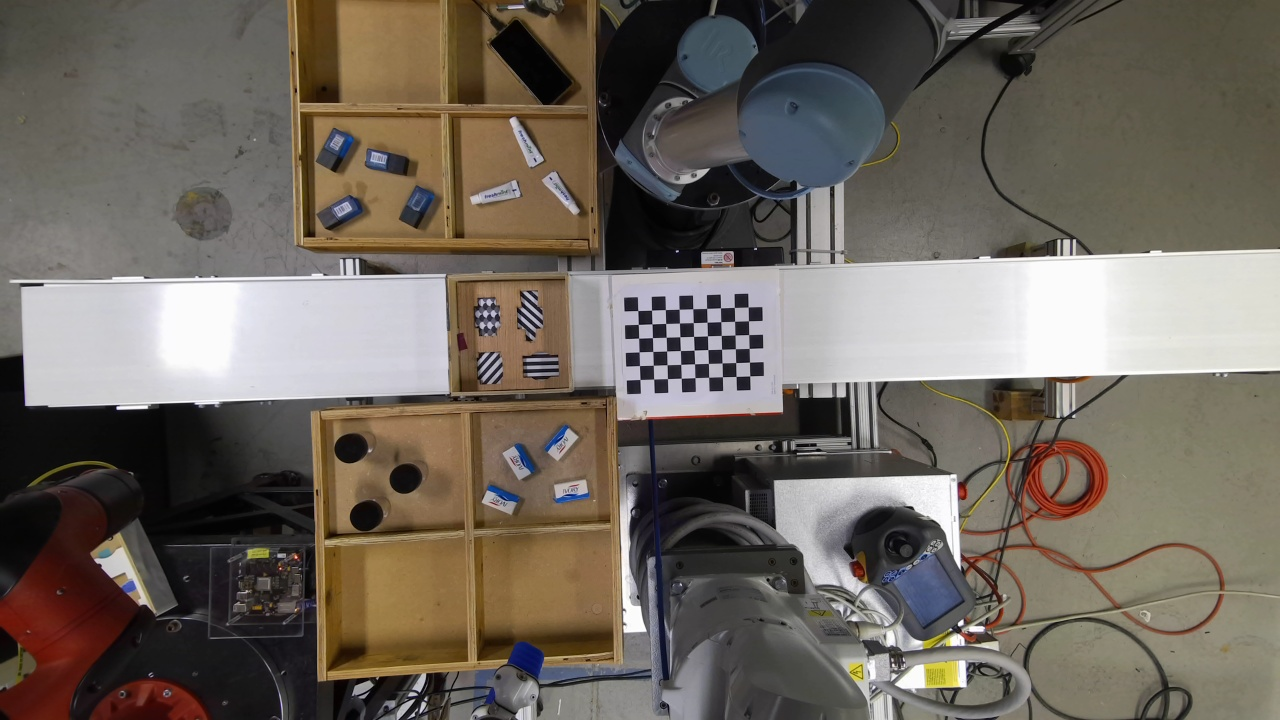
#> input picture yolo_detection/camera_calibration/kinect/calibration0.jpg, 1280 x 720 px; its folder holds 4 pictures in this run
$ python calibration.py
#> lines starting #> are read from the running program, lines starting #| are printed output that depends on the picture
import numpy as np
import cv2
import glob

# termination criteria
criteria = (cv2.TERM_CRITERIA_EPS + cv2.TERM_CRITERIA_MAX_ITER, 30, 0.001)

# prepare object points, like (0,0,0), (1,0,0), (2,0,0) ....,(6,5,0)
objp = np.zeros((6*9,3), np.float32)
objp[:,:2] = np.mgrid[0:9,0:6].T.reshape(-1,2)

# Arrays to store object points and image points from all the images.
objpoints = [] # 3d point in real world space
imgpoints = [] # 2d points in image plane.

images = glob.glob('kinect/*.jpg')

for fname in images:
    img = cv2.imread(fname)
#> img is the input picture: shape (720, 1280, 3); mean B, G, R 94.2, 103.2, 110.9
    gray = cv2.cvtColor(img,cv2.COLOR_BGR2GRAY)
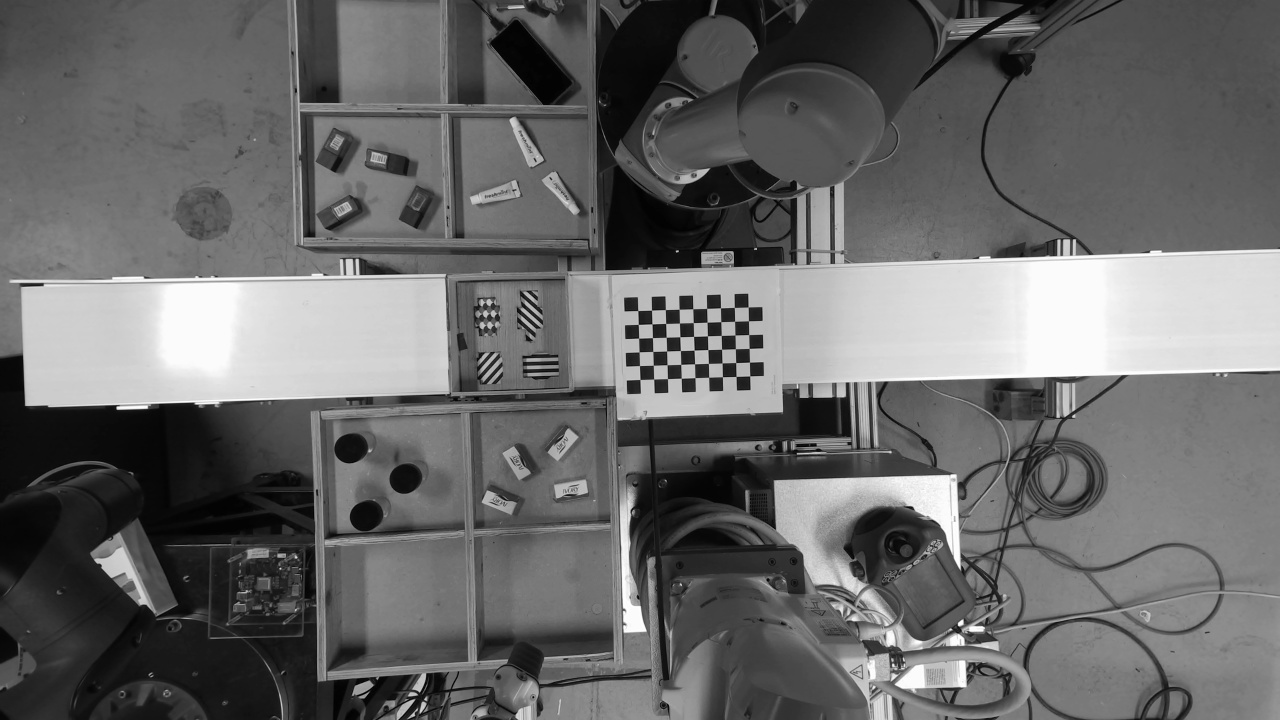
#> gray: shape (720, 1280); min 0, max 255, mean 104.5

    # Find the chess board corners
    ret, corners = cv2.findChessboardCorners(gray, (9,6),None)
#> ret = True; corners = 54 rows, first 8: [637.8, 310.5], [651.5, 310.2], [665.4, 309.6], [679.1, 309.2], [692.7, 308.7], [706.6, 308.4], [720.5, 307.8], [734.3, 307.4]

    # If found, add object points, image points (after refining them)
    if ret == True:

        objpoints.append(objp)

        corners2 = cv2.cornerSubPix(gray,corners,(11,11),(-1,-1),criteria)
#> corners2 = 54 rows, first 8: [637.8, 310.5], [651.5, 310.2], [665.4, 309.6], [679.1, 309.3], [692.8, 308.7], [706.6, 308.4], [720.5, 307.8], [734.4, 307.4]
        imgpoints.append(corners2)
#> pass 2 of the loop `for fname in images:`:
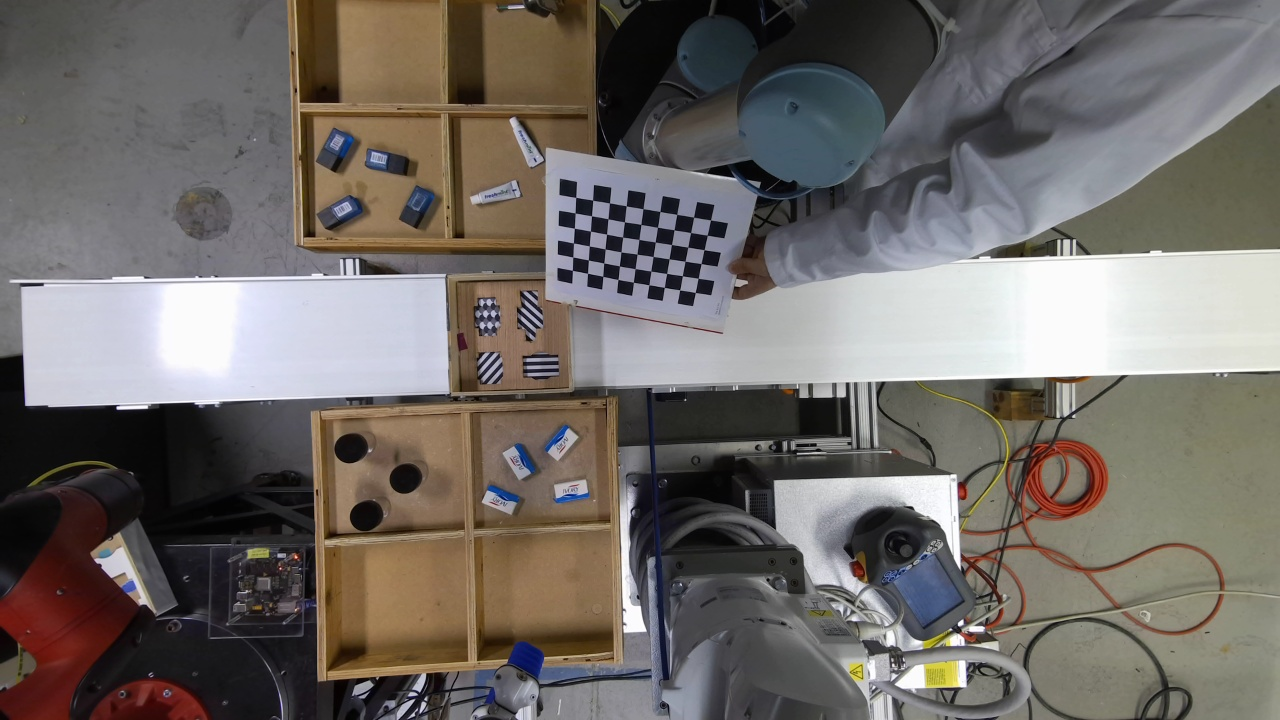
#> input picture yolo_detection/camera_calibration/kinect/calibration10.jpg, 1280 x 720 px
#> img is the input picture: shape (720, 1280, 3); mean B, G, R 102.8, 107, 112.3
#> `gray = cv2.cvtColor(img,cv2.COLOR_BGR2GRAY)`:
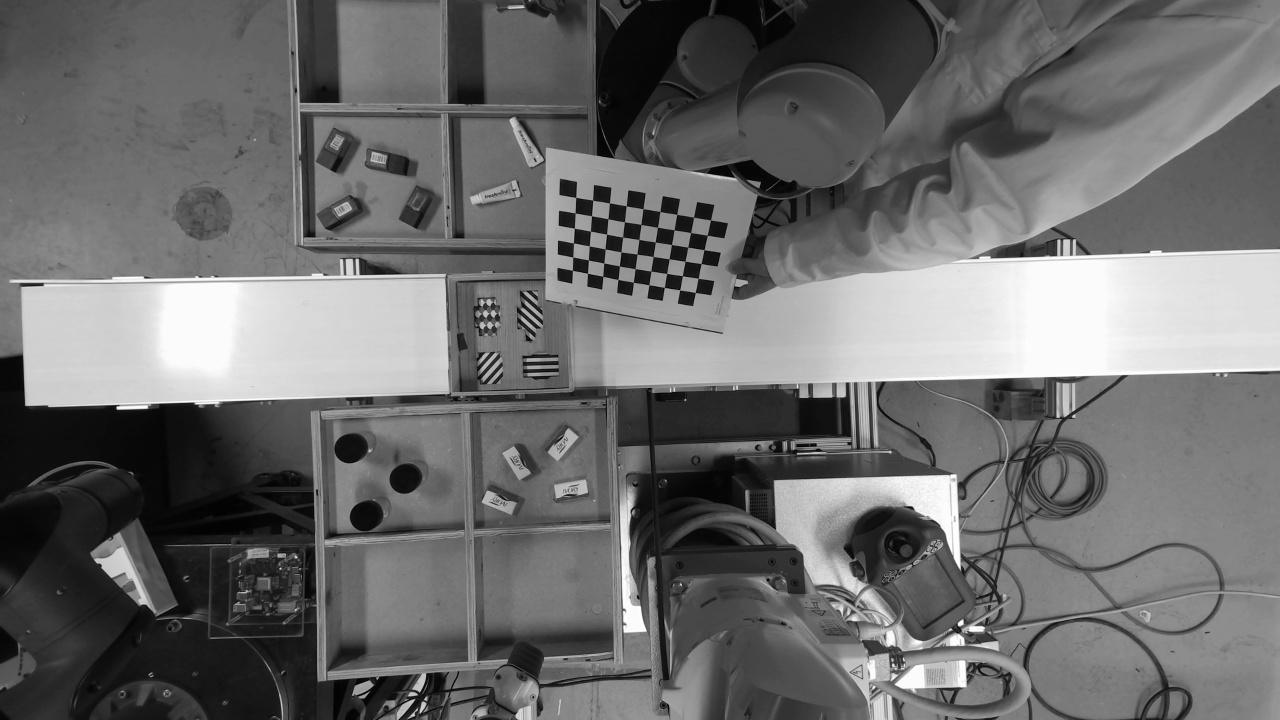
#> gray: shape (720, 1280); min 0, max 255, mean 108.1
#> corners = 54 rows, first 8: [575.7, 197.5], [592.6, 200.2], [609.4, 202.9], [626.4, 205.9], [643, 208.6], [660, 211.5], [676.8, 214.5], [693.5, 217.1]
#> corners2 = 54 rows, first 8: [575.7, 197.4], [592.7, 200.2], [609.4, 202.8], [626.2, 205.9], [643, 208.6], [659.9, 211.5], [676.7, 214.3], [693.6, 217.2]
#> pass 3 of the loop `for fname in images:`:
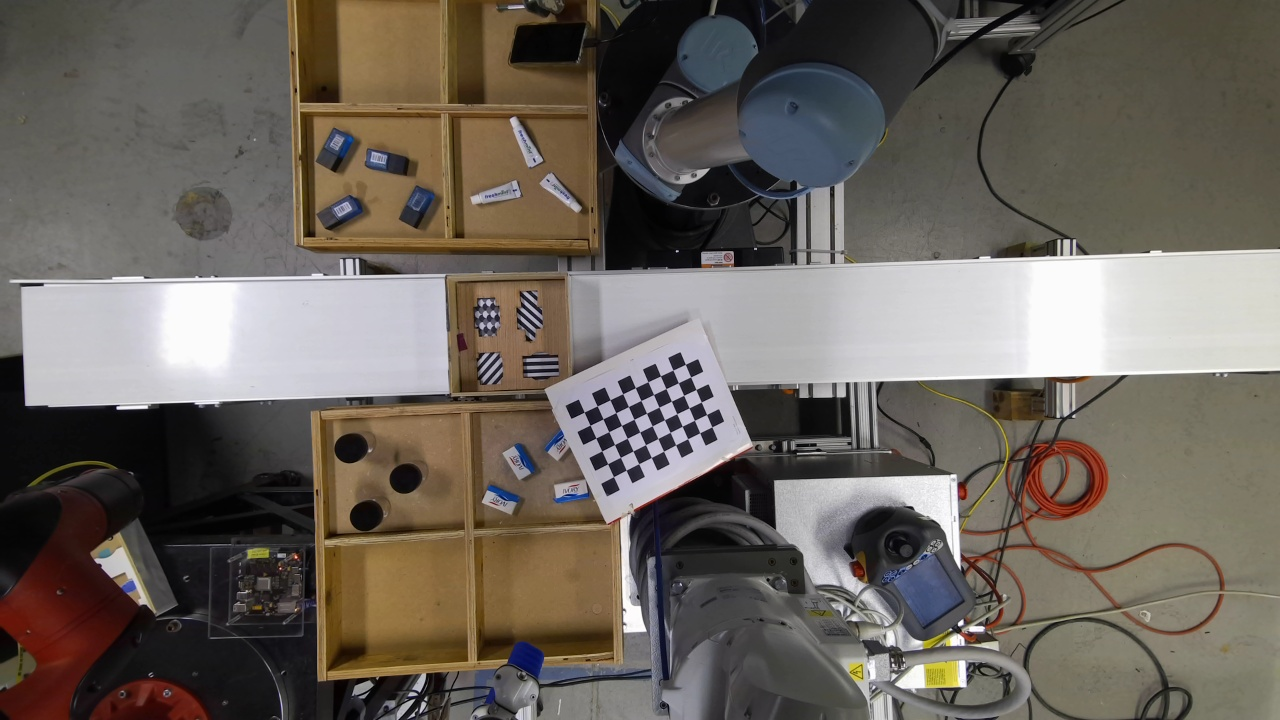
#> input picture yolo_detection/camera_calibration/kinect/calibration12.jpg, 1280 x 720 px
#> img is the input picture: shape (720, 1280, 3); mean B, G, R 92.5, 100.2, 107.1
#> `gray = cv2.cvtColor(img,cv2.COLOR_BGR2GRAY)`:
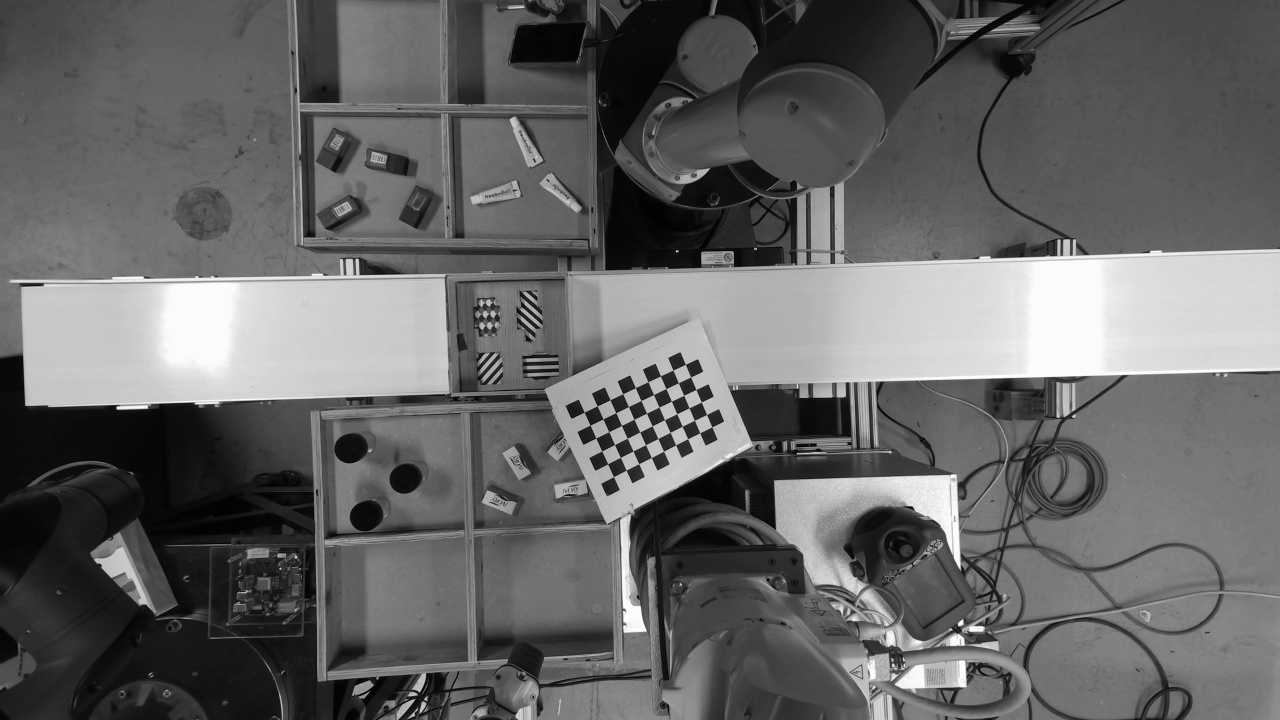
#> gray: shape (720, 1280); min 0, max 255, mean 101.4
#> corners = 54 rows, first 8: [584.1, 412.1], [597.2, 406], [610.1, 399.7], [622.8, 393.7], [635.4, 387.6], [647.9, 381.8], [660.5, 375.9], [673, 370]
#> corners2 = 54 rows, first 8: [584.9, 412.3], [597.7, 406.8], [610.8, 400.2], [623.4, 394.8], [635, 388.7], [648.5, 382.8], [661.4, 377.1], [674.3, 371.3]
#> the loop made 4 passes; the first 3 are shown

        # Draw and display the corners
        # img = cv2.drawChessboardCorners(img, (7,6), corners2,ret)
        # cv2.imshow('img',img)
        # cv2.waitKey(500)


ret, mtx, dist, rvecs, tvecs = cv2.calibrateCamera(objpoints, imgpoints, gray.shape[::-1],None,None)
print(mtx)

cv2.destroyAllWindows()
